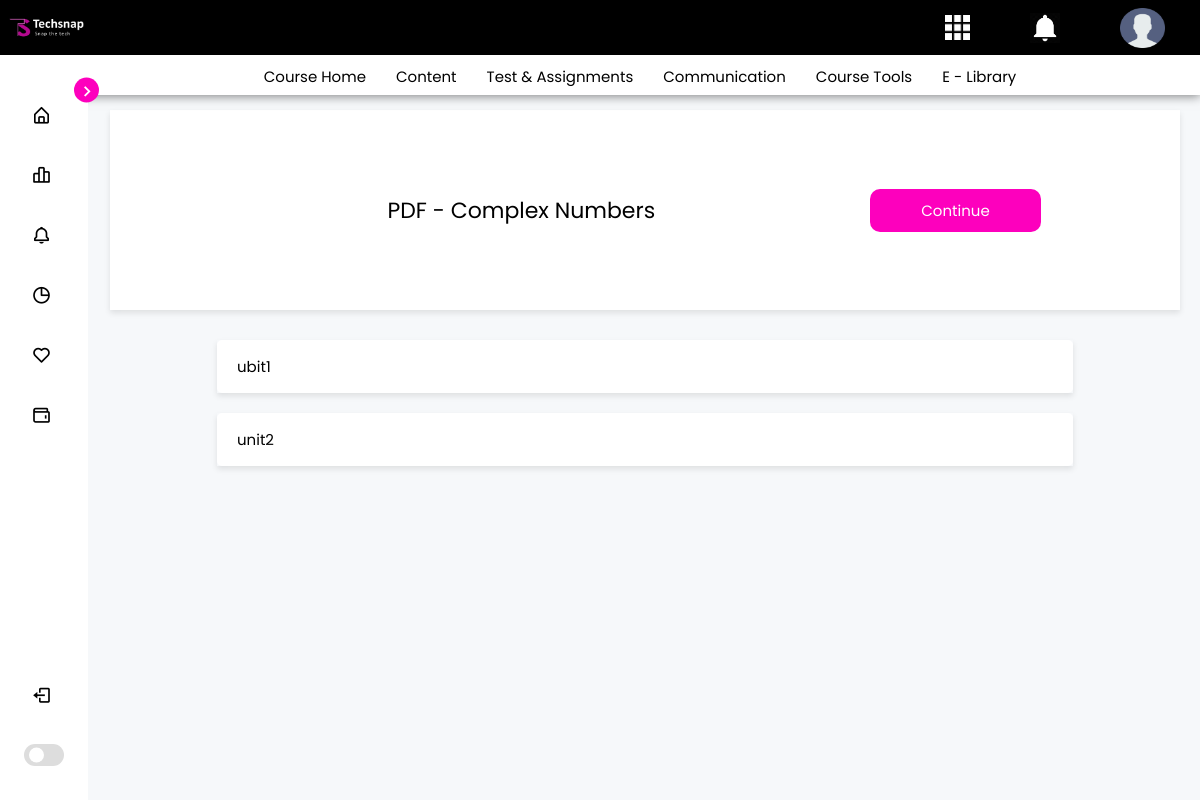
Before: /1/student_learning_page/ (signed in) with the older database file.
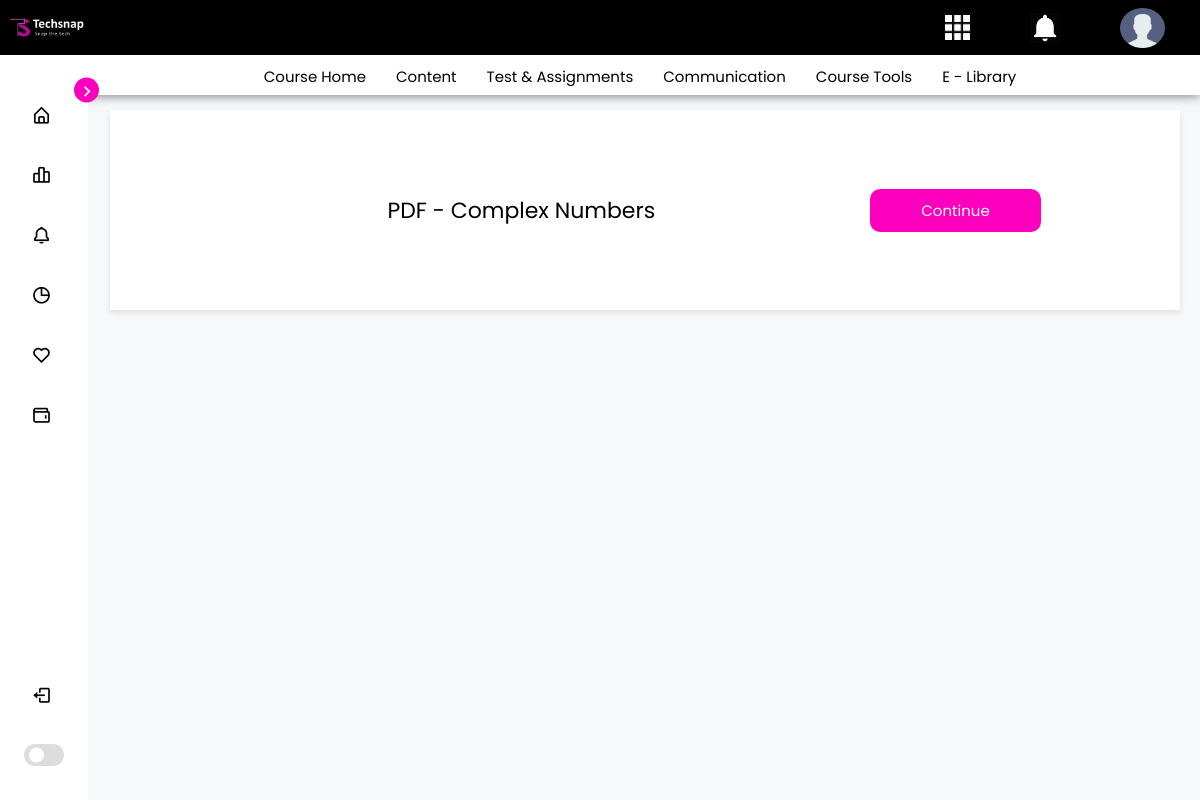
After: the same page with the newer database file.
### courses/models.py (models this page shows, shortened)
class Unit(models.Model):
    course = models.ForeignKey(course, on_delete=models.CASCADE,related_name='unit')
    title = models.CharField(max_length=100)
    brief = models.TextField()
    due = models.DateField(null=True)
    released  = models.BooleanField(default = False)
    slug = models.SlugField(null=True, max_length=300, unique=False)

### courses/views.py (the view)
# urls.py: path('<courseid>/student_learning_page/', views.student_learning_page, name='student_learning_page'),
def student_learning_page(request, courseid):
    mycourseunits = myCourseUnit.objects.filter(user=request.user, courseunit__course__id=courseid)
    units = Unit.objects.filter(course__id = courseid)
    lessons = []
    for unit in units:
        lesson = unit.lessons.all()
        lessons.append(lesson)
    mylist = zip(units, lessons)
    return render(request, 'student_learning_page.html', {"units":units,"courseid":courseid,'lessons':lessons,'mylist':mylist})

### templates/student_learning_page.html (shortened to what this page needs)
<!DOCTYPE html>
{% load static %}
<html lang="en">
<head>
    <link rel="stylesheet" href="{% static "styles/course_detail_style.css"%}">
    <link rel="stylesheet" href="{% static "styles/all.css" %}">
    <link rel="stylesheet" href="{% static "styles/course_learning_page_style.css"%}">
    <link href='https://unpkg.com/boxicons@2.1.1/css/boxicons.min.css' rel='stylesheet'>
</head>
<body>
    <header class="header">
        <div class="first-header">
            <div class="left-header">
                <img id="logo" src="{% static "images/logo.png" %}">
            </div>
            <div class="right-header">
                <div class="all-apps-container">
                    <div class="right-header-icons">
                        <img class="all-apps-icon icon" src="{% static "images/Apps.png" %}">
                    </div>
                </div>
                <div class="notification-container">
                    <div class="right-header-icons">
                        <img class="notify-icon icon" src="{% static "images/notification.png" %}">
                    </div>
                </div>
                <div class="profile-container">
                    <div class="right-header-icons">
                        <img class="profile-icon icon" src="{% static "images/User.png" %}">
                    </div>
                </div>
            </div>
        </div>
        <div class="second-header">
            <nav class="nav-bar">
                <ul class="navigation">
                    <li><a href="#" class="first">Course Home</a></li>
                    <li><a href="#">Content</a></li>
                    <li><a href="#">Test & Assignments</a></li>
                    <li><a href="communication_page.html">Communication</a></li>
                    <li><a href="course_tools_page.html">Course Tools</a></li>
                    <li><a href="#">E - Library</a></li>
                </ul>
            </nav>
        </div>
    </header>
    <div class="content-container">
        <nav class="sidebar close">
            <header>
                <i class='bx bx-chevron-right toggle'></i>
            </header>
            <div class="menu-bar">
                <div class="menu">
                    <ul class="menu-links">
                        <li class="nav-link">
                            <a href="index.html">
                                <i class='bx bx-home-alt icon' ></i>
                            </a>
                        </li>
                        <li class="nav-link">
                            <a href="all_courses_page.html">
                                <i class='bx bx-bar-chart-alt-2 icon' ></i>
                            </a>
                        </li>
                        <li class="nav-link">
                            <a href="#">
                                <i class='bx bx-bell icon'></i>
                            </a>
                        </li>
                        <li class="nav-link">
                            <a href="notifications_page.html">
                                <i class='bx bx-pie-chart-alt icon' ></i>
                            </a>
                        </li>
                        <li class="nav-link">
                            <a href="{% url 'student-files' courseid %}">
                                <i class='bx bx-heart icon' ></i>
                            </a>
                        </li>
                        <li class="nav-link">
                            <a href="#">
                                <i class='bx bx-wallet icon' ></i>
                            </a>
                        </li>
                    </ul>
                </div>
                <div class="bottom-content">
                    <li class="">
                        <a href="#">
                            <i class='bx bx-log-out icon' ></i>
                        </a>
                    </li>
                    <li class="mode">
                        <div class="toggle-switch">
                            <span class="switch"></span>
                        </div>
                    </li>
                </div>
            </div>
        </nav>
        <section class="home">
            <div class="top-section">
                <div class="course-card">
                    <div class="file-icon">
                        <i class="fa-solid fa-file-lines"></i>
                    </div>
                    <h1>PDF - Complex Numbers</h1>
                    <button type="button" value="Continue">Continue</button>
                </div>
            </div>
            <div class="main-content">
                <div class="topics-cards">
                    <ul>
                        {% for unit,lessons in mylist  %}
                        <li>
                            <label for="topic-{{forloop.counter}}">{{unit.title}}<span><i class="fa-solid fa-angle-down"></i></span></label>
                        </li>
                        {% endfor %}
                    </ul>
                </div>
            </div>
        </section>
    </div>
</body>
</html>

Changed rows visible on the page:
no longer on this page (row edited): Unit: title "ubit1"
no longer on this page (row edited): Unit: title "unit2"
